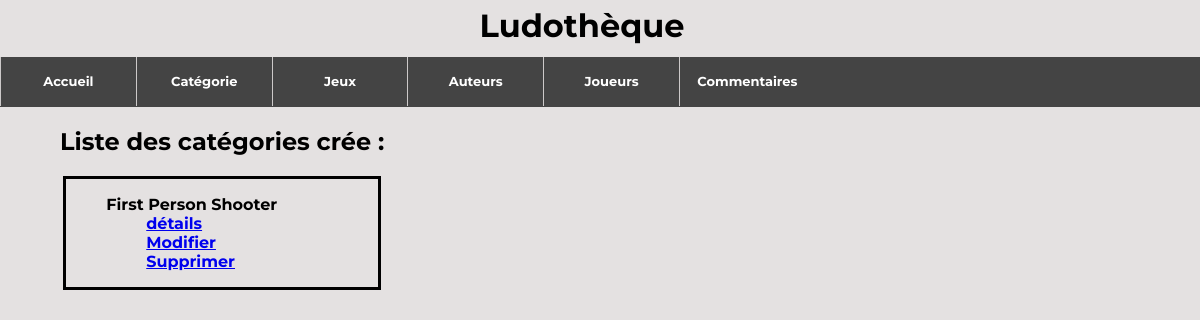
Before: /ludo/affichagecategorie/ with the older database file.
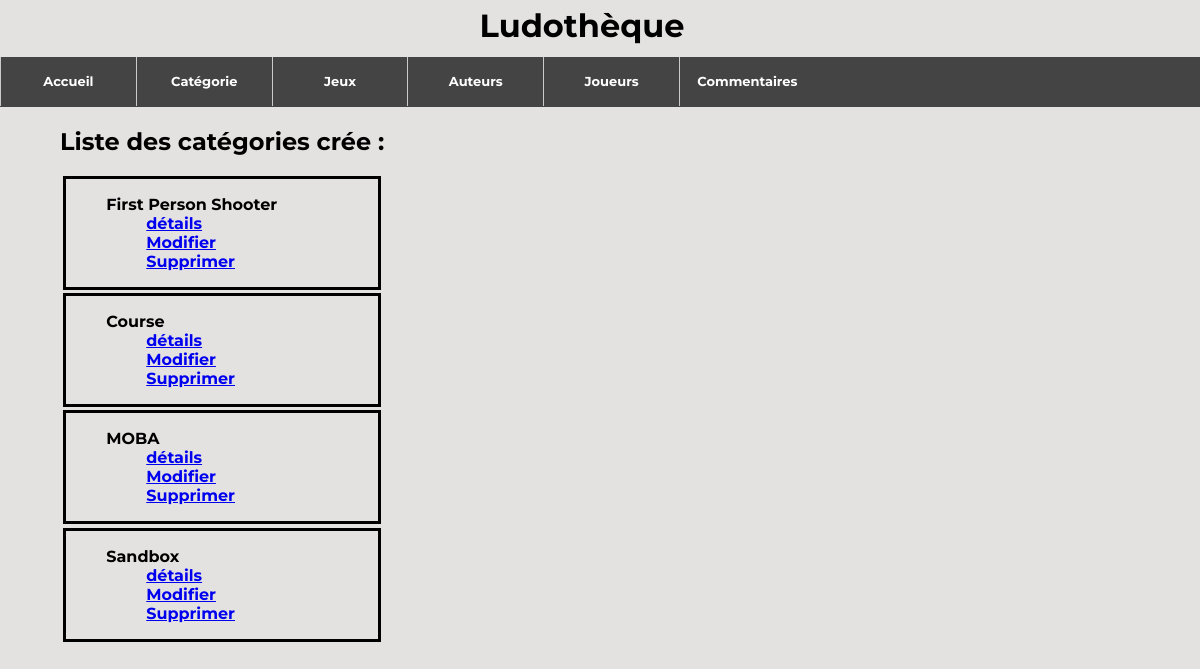
After: the same page with the newer database file.
### ludo/models.py (models this page shows, shortened)
class Categorie(models.Model):
    nom_cat = models.CharField(max_length=100)
    descriptif_cat = models.TextField(null=True, blank=True)
    def __str__(self):
        chaine = f"{self.nom_cat}"
        return chaine

### ludo/views.py (the view)
# urls.py: path('affichagecategorie/', views.affichagecategorie),
def affichagecategorie(request):
    liste = list(models.Categorie.objects.all())
    return render(request, 'ludo/affichagecategorie.html',{"liste" : liste})

### ludo/templates/ludo/affichagecategorie.html (shortened to what this page needs)
<!DOCTYPE html>
<html lang="en">
<head>
    {% extends 'main.html' %}
    {% load static %}
    {% block content %}
</head>
<body>
    <div class="margin">
        <h2> Liste des catégories crée :</h2>
        {% for c in liste %}
        <div class="li_Border">
            <ul>
                {{c}}
                <ul><a href="/ludo/affichecategorie/{{c.id}}/">détails</a></ul>
                <ul><a class="updatecategorie" href="/ludo/updatecategorie/{{c.id}}/">Modifier</a></ul>
                <ul><a class="del" href="/ludo/deletecategorie/{{c.id}}/">Supprimer</a></ul>
            </ul>
        </div>
        {% endfor %}
    </div>
</body>
</html>
{% endblock %}

Changed rows visible on the page:
added Categorie: nom_cat "Course"
added Categorie: nom_cat "MOBA"
added Categorie: nom_cat "Sandbox"
